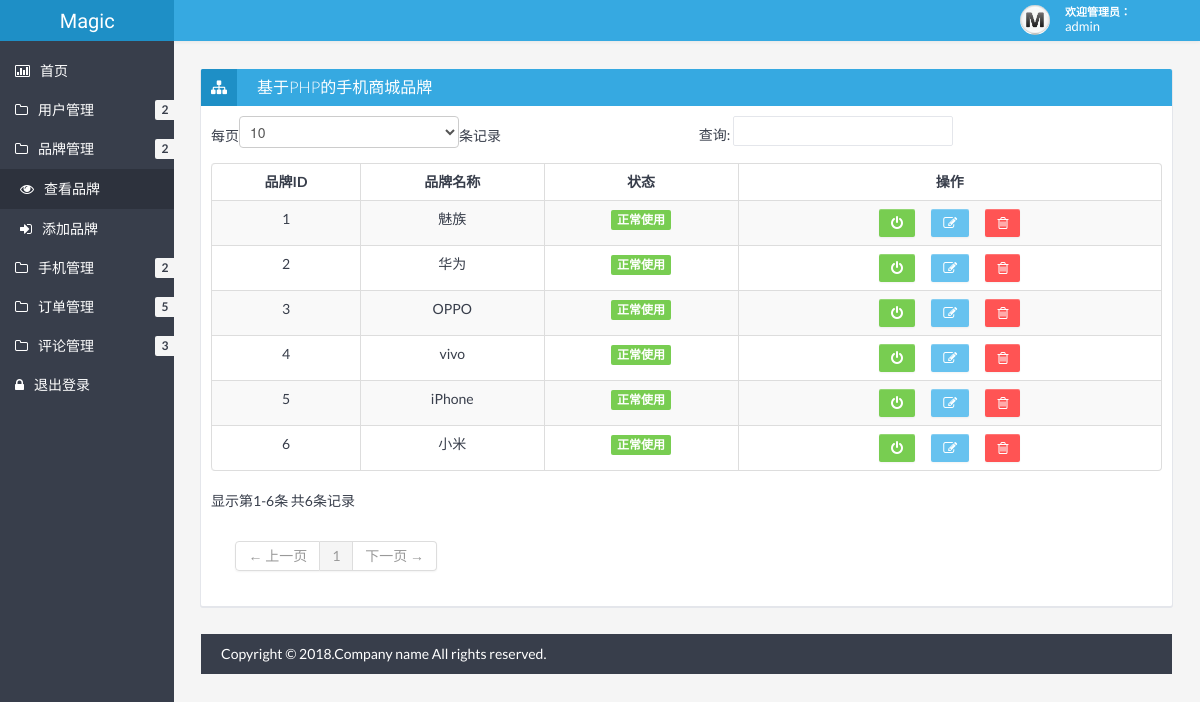
/admin/showCategory.php (signed in), run on the app's committed database.
### tables this page shows
CREATE TABLE `user` (
  `uid` int(11) NOT NULL AUTO_INCREMENT COMMENT '用户id',
  `uname` varchar(20) DEFAULT NULL COMMENT '用户名',
  `password` varchar(20) DEFAULT NULL COMMENT '密码',
  `phone` varchar(13) DEFAULT NULL COMMENT '手机号',
  `email` varchar(30) DEFAULT NULL COMMENT '邮箱',
  `state` tinyint(4) DEFAULT '1' COMMENT '状态',
  `level` tinyint(4) DEFAULT '0' COMMENT '权限',
  PRIMARY KEY (`uid`)
);

CREATE TABLE `category` (
  `cid` int(11) NOT NULL COMMENT '分类id',
  `cname` varchar(20) NOT NULL COMMENT '分类名称',
  `state` tinyint(1) NOT NULL COMMENT '分类状态',
  PRIMARY KEY (`cid`)
);

### admin/checkLogin.php (called while the page is built, shortened)
<?php
	if(!isset($_SESSION["uid"])){
		echo '<script language="javascript">location.href="login.php"</script>';
	}else{
		$uid = $_SESSION['uid'];
    	$sql = 'select * from user where uid='.$uid;
    	$res = mysql_query($sql);
    	$row = mysql_fetch_array($res);
    	$username = $row['uname'];
	}
?>

### admin/showCategory.php (the view, shortened to what this page needs)
<?php
include "checkLogin.php";
    $sql = 'select * from category';
    $res = mysql_query($sql);
    ?>
    <!DOCTYPE html>
    <html lang="en">
    <head>
    	<link href="css/bootstrap.min.css" rel="stylesheet" />
    	<link href="css/bootstrap-responsive.min.css" rel="stylesheet" />
    	<link href="css/style.min.css" rel="stylesheet" />
    	<link href="css/style-responsive.min.css" rel="stylesheet" />
    	<link href="css/retina.css" rel="stylesheet" />
	<meta http-equiv="Content-Type" content="text/html; charset=utf-8" /></head>
	<body>
		<?php include "header.php" ?>
		<div class="container-fluid-full">
		<div class="row-fluid">
		<?php include "banner.php" ?>
		<div id="content" class="span10">
		<div class="row-fluid">
		<div class="box span12">
		<div class="box-header" data-original-title="">
		<h2><i class="icon-sitemap"></i><span class="break"></span>基于PHP的手机商城品牌</h2>
		</div>
		<div class="box-content">
		<table class="table table-striped table-bordered bootstrap-datatable datatable">
		<thead>
		<tr>
		<th style="text-align:center;">品牌ID</th>
		<th style="text-align:center;">品牌名称</th>
		<th style="text-align:center;">状态</th>
		<th style="text-align:center;">操作</th>
		</tr>
		</thead>
		<tbody>
		<?php
		while ($row = mysql_fetch_assoc($res) ){
			if($row['state']==0){
				$tip="label-important";
				$state="已禁用";
			}else{
				$tip="label-success";
				$state="正常使用";
			}
			echo '
			<tr>
			<td style="text-align:center;" class="center">'.$row['cid'].'</td>
			<td style="text-align:center;" class="center">'.$row['cname'].'</td>
			<td style="text-align:center;" class="center">
			<span class="label '.$tip.'">'.$state.'</span>
			</td>
			<td style="text-align:center;" class="center">
			<a class="btn btn-success" href="showCategory.php?method=changeState&state='.$row['state'].'&cid='.$row['cid'].'">
			<i class="icon-off "></i>
			</a>&nbsp;&nbsp;&nbsp;&nbsp;&nbsp;
			<a class="btn btn-info" href="editCategory.php?cid='.$row['cid'].'">
			<i class="icon-edit "></i>
			</a>&nbsp;&nbsp;&nbsp;&nbsp;&nbsp;
			<a class="btn btn-danger" href="showCategory.php?method=del&cid='.$row['cid'].'">
			<i class="icon-trash "></i>
			</a>
			</td>
			</tr>
			';
		}?>
	</tbody>
</table>
</div>
</div>
</div>
<?php include "footer.php" ?>
</div>
</body>
</html>

### admin/header.php
<?php
	echo '
	<div class="navbar">
		<div class="navbar-inner">
			<div class="container-fluid">
				<a class="btn btn-navbar" data-toggle="collapse" data-target=".top-nav.nav-collapse,.sidebar-nav.nav-collapse">
					<span class="icon-bar"></span>
					<span class="icon-bar"></span>
					<span class="icon-bar"></span>
				</a>
				<div class="row-fluid">
				<a class="brand span2" href="index.php"><span>Magic</span></a>
				</div>
				<div class="nav-no-collapse header-nav">
					<ul class="nav pull-right">
						<li class="dropdown">
							<a class="btn account dropdown-toggle" data-toggle="dropdown" href="#">
								<div class="avatar"><img src="/php/admin/img/avatar.jpg" alt="Avatar" /></div>
								<div class="user">
									<span class="hello">欢迎管理员：&nbsp;&nbsp;&nbsp;&nbsp;&nbsp;&nbsp;&nbsp;&nbsp;&nbsp;</span>
									<span class="name">'.$username.'</span>
								</div>
							</a>
							<ul class="dropdown-menu">
								<li class="dropdown-menu-title">
								</li>
								<li><a href="login.php?method=del"><i class="icon-off"></i> 退出登录</a></li>
							</ul>
						</li>
					</ul>
				</div>
			</div>
		</div>
	</div>
	';
 ?>

### admin/css/halflings.css (style rules this page uses)
html, html .halflings { -webkit-font-smoothing: antialiased !important; }

### data on the page
user: uname "admin"
category: cid "1", cname "魅族", state "正常使用"
category: cid "2", cname "华为", state "正常使用"
category: cid "3", cname "OPPO", state "正常使用"
category: cid "4", cname "vivo", state "正常使用"
category: cid "5", cname "iPhone", state "正常使用"
category: cid "6", cname "小米", state "正常使用"
